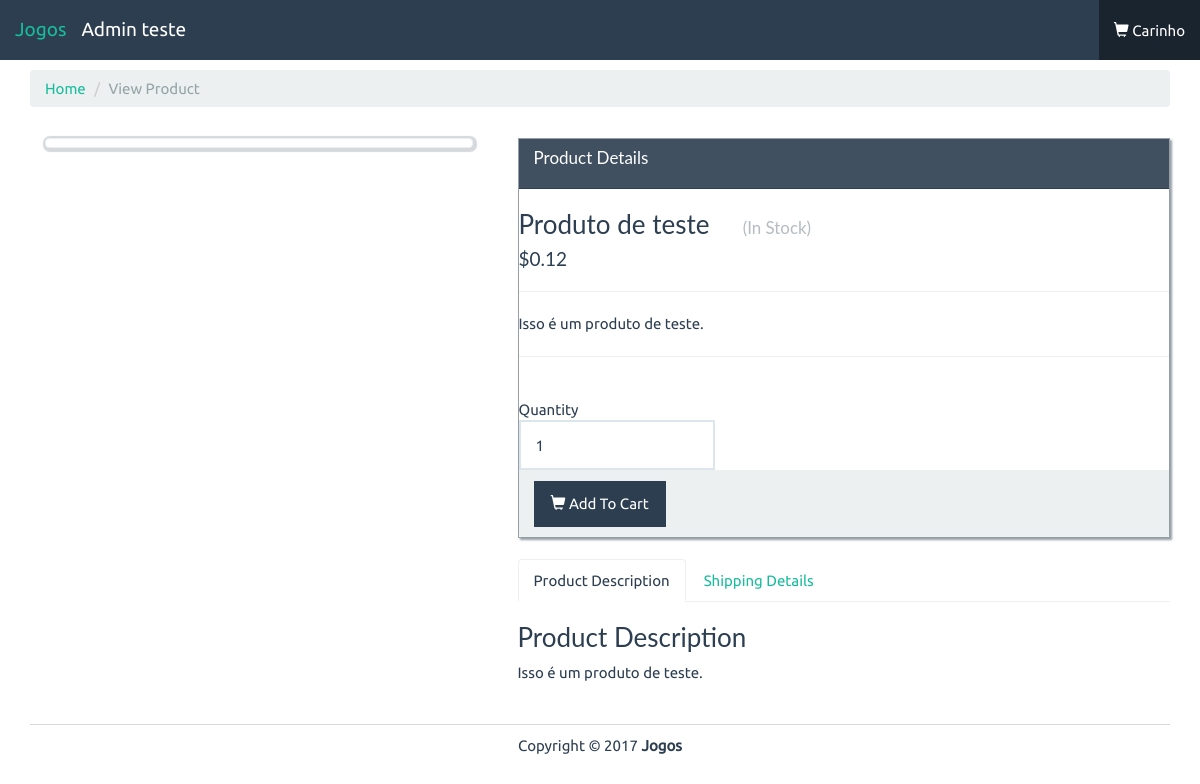
Page /product/1 on the committed database.
### app.py (models this page shows)
class Product(db.Model):
    id = db.Column(db.Integer, primary_key=True)
    name = db.Column(db.String(50), unique=True)
    price = db.Column(db.Integer)  # in cents
    stock = db.Column(db.Integer)
    description = db.Column(db.String(500))
    image = db.Column(db.String(100))

### app.py (the view)
@app.route('/product/<id>')
def product(id):
    product = Product.query.filter_by(id=id).first()
    form = AddToCart()
    return render_template('view-product.html', product=product, form=form)

### app.py
class AddToCart(FlaskForm):
    quantity = IntegerField('Quantity')
    id = HiddenField('ID')

### templates/view-product.html (shortened to what this page needs)
{% extends "base.html" %}
{% block body %}
<div class="row">
	<div class="col-lg-12">
		<ol class="breadcrumb">
			<li>
				<a href="{{url_for('index')}}">Home</a>
			</li>
			<li class="active">View Product</li>
		</ol>
	</div>
</div>
<div class="row pad">
	<div class="col-lg-5">
		<div class="col-xs-12 col-sm-12 col-md-12 col-lg-12">
			<div class="thumbnail">
			</div>
		</div>
	</div>
	<div class="col-lg-7">
		<div class="panel panel-primary">
			<div class="panel-heading">
				<h3 class="panel-title">Product Details</h3>
			</div>
			<h3>{{product.name}} &nbsp;
				{%if product.stock > 0 %}&nbsp;
				<small>(In Stock)</small></h3>
			{% else %}
			<small>(Out of Stock)</small>
			{% endif %}
			<h4>&dollar;{{product.price / 100}}</h4>
			<hr />
			{{product.description}}
			<hr />
			<form action = "{{url_for('add_to_cart')}}" method="POST">
				{%if product.stock > 0 %}&nbsp;
				<div class="row">
					<div class="col-lg-4">
						<div class="row">
							<div class="col-lg-12">
								Quantity
							</div>
							<div class="col-lg-12">
								{{form.quantity(class = 'form-control' ,type ='number',min=1,max=product.stock,step=1,value = 1)}}
							</div>
						</div>
					</div>
				</div>
				{% endif %}
			<div class="panel-footer">
				{% if product.stock > 0  %}
				<button type="submit" class="btn btn-primary">
					<i class="glyphicon glyphicon-shopping-cart"></i> Add To Cart
				</button>
				{% endif %}
			</div>
			</form>
		</div>
		<div role="tabpanel">
			<ul class="nav nav-tabs" role="tablist">
				<li role="presentation" class="active">
					<a href="#description" aria-controls="description" role="tab" data-toggle="tab">Product Description</a>
				</li>
				<li role="presentation">
					<a href="#shipping" aria-controls="shipping" role="tab" data-toggle="tab">Shipping Details</a>
				</li>
			</ul>
			<div class="tab-content">
				<div role="tabpanel" class="tab-pane active" id="description">
					<h3>Product Description</h3>
					 {{product.description}}
				</div>
			</div>
		</div>
	</div>
</div>
{% endblock %}

### static/css/styles.css (style rules this page uses)
body { font-family: Ubuntu, verdana, georgia, serif, sans-serif; }
a, a:hover, a:active, a:focus, a:visited { text-decoration: none; }
div.panel, .btn, .navbar { border-radius: 0; }
.form-control { border-radius: 0; height: 50px; }
.pad { margin-top: 10px !important; }
.panel-primary > .panel-heading { border-radius: 0; background-color: rgba(44, 62, 80, .9); }
.panel-primary { border-color: rgba(44, 62, 80, .5); box-shadow: 2px 2px 2px rgba(44, 62, 80, .5); }
.panel-title { margin-bottom: 10px; }
.btn-primary { background-color: rgb(44, 62, 80); border-color: rgba(44, 62, 80, .5); }
div.thumbnail { box-shadow: 1px 1px 1px 3px rgba(44, 62, 80, .2); }

### rows in the picture
Product: name "Produto de teste", product.price/100 "0.12", description "Isso é um produto de teste."
